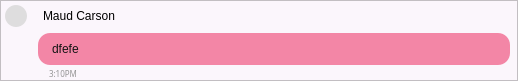
<?xml version="1.0" encoding="UTF-8"?>
<ui version="4.0">
 <class>Chat</class>
 <widget class="QWidget" name="Chat">
  <property name="geometry">
   <rect>
    <x>0</x>
    <y>0</y>
    <width>518</width>
    <height>81</height>
   </rect>
  </property>
  <property name="windowTitle">
   <string>Form</string>
  </property>
  <layout class="QVBoxLayout" name="verticalLayout">
   <property name="spacing">
    <number>0</number>
   </property>
   <property name="leftMargin">
    <number>0</number>
   </property>
   <property name="topMargin">
    <number>0</number>
   </property>
   <property name="rightMargin">
    <number>0</number>
   </property>
   <property name="bottomMargin">
    <number>0</number>
   </property>
   <item>
    <widget class="QFrame" name="frame">
     <property name="styleSheet">
      <string notr="true">font-family:&quot;微软雅黑&quot;;
background-color: rgb(251, 246, 252);</string>
     </property>
     <property name="frameShape">
      <enum>QFrame::StyledPanel</enum>
     </property>
     <property name="frameShadow">
      <enum>QFrame::Raised</enum>
     </property>
     <layout class="QVBoxLayout" name="verticalLayout_2" stretch="0,1,0">
      <property name="spacing">
       <number>0</number>
      </property>
      <property name="leftMargin">
       <number>0</number>
      </property>
      <property name="topMargin">
       <number>0</number>
      </property>
      <property name="rightMargin">
       <number>0</number>
      </property>
      <property name="bottomMargin">
       <number>0</number>
      </property>
      <item>
       <layout class="QHBoxLayout" name="horizontalLayout" stretch="1,9,0">
        <property name="spacing">
         <number>12</number>
        </property>
        <item>
         <widget class="QWidget" name="avatar_widget" native="true">
          <property name="minimumSize">
           <size>
            <width>30</width>
            <height>30</height>
           </size>
          </property>
          <property name="maximumSize">
           <size>
            <width>30</width>
            <height>30</height>
           </size>
          </property>
          <property name="styleSheet">
           <string notr="true">image: url(:/resources/avatar12.png);
border-radius: 11px;
margin:4px;
background-color: rgba(214, 214, 214, 200);</string>
          </property>
         </widget>
        </item>
        <item>
         <widget class="QLabel" name="name_label">
          <property name="styleSheet">
           <string notr="true">font: 87 8pt &quot;Arial Black&quot;;</string>
          </property>
          <property name="text">
           <string>Maud Carson</string>
          </property>
         </widget>
        </item>
        <item>
         <widget class="QLabel" name="user_right_space_label">
          <property name="text">
           <string/>
          </property>
         </widget>
        </item>
       </layout>
      </item>
      <item>
       <layout class="QHBoxLayout" name="horizontalLayout_2">
        <property name="spacing">
         <number>0</number>
        </property>
        <item>
         <widget class="QWidget" name="widget_3" native="true">
          <property name="minimumSize">
           <size>
            <width>30</width>
            <height>0</height>
           </size>
          </property>
          <property name="maximumSize">
           <size>
            <width>30</width>
            <height>9999</height>
           </size>
          </property>
          <property name="styleSheet">
           <string notr="true"/>
          </property>
         </widget>
        </item>
        <item>
         <widget class="QLabel" name="message_left_space_label">
          <property name="text">
           <string/>
          </property>
         </widget>
        </item>
        <item>
         <widget class="QLineEdit" name="message_linedit">
          <property name="minimumSize">
           <size>
            <width>0</width>
            <height>32</height>
           </size>
          </property>
          <property name="maximumSize">
           <size>
            <width>16777215</width>
            <height>16777215</height>
           </size>
          </property>
          <property name="styleSheet">
           <string notr="true">background-color: rgb(243, 134, 166);
border-radius: 12px;
border-top-left-radius:， 0px;
color:rgb(20,20,20);
padding-left:12px;


</string>
          </property>
          <property name="text">
           <string>dfefe</string>
          </property>
          <property name="alignment">
           <set>Qt::AlignLeading|Qt::AlignLeft|Qt::AlignVCenter</set>
          </property>
          <property name="readOnly">
           <bool>true</bool>
          </property>
          <property name="cursorMoveStyle">
           <enum>Qt::VisualMoveStyle</enum>
          </property>
         </widget>
        </item>
        <item>
         <widget class="QLabel" name="message_right_space_label">
          <property name="text">
           <string/>
          </property>
         </widget>
        </item>
       </layout>
      </item>
      <item>
       <layout class="QHBoxLayout" name="horizontalLayout_3">
        <property name="spacing">
         <number>0</number>
        </property>
        <item>
         <widget class="QWidget" name="widget_4" native="true">
          <property name="minimumSize">
           <size>
            <width>48</width>
            <height>0</height>
           </size>
          </property>
          <property name="maximumSize">
           <size>
            <width>48</width>
            <height>9999</height>
           </size>
          </property>
          <property name="styleSheet">
           <string notr="true"/>
          </property>
         </widget>
        </item>
        <item>
         <widget class="QLabel" name="time_label">
          <property name="font">
           <font>
            <family>微软雅黑</family>
            <pointsize>6</pointsize>
           </font>
          </property>
          <property name="styleSheet">
           <string notr="true">color: rgb(148, 148, 148);</string>
          </property>
          <property name="text">
           <string>3:10PM</string>
          </property>
         </widget>
        </item>
       </layout>
      </item>
     </layout>
    </widget>
   </item>
  </layout>
 </widget>
 <resources/>
 <connections/>
</ui>
